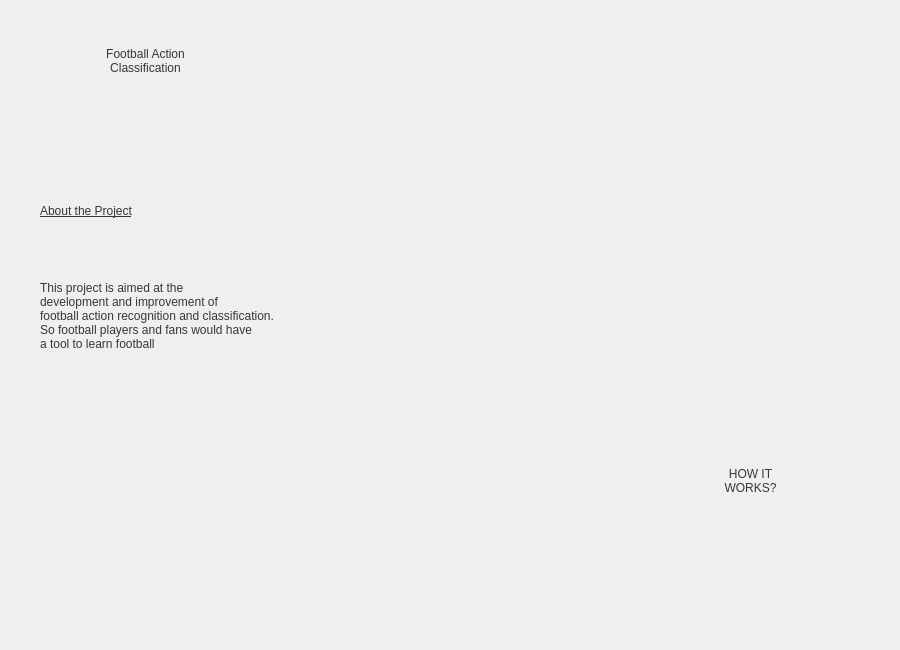
<?xml version="1.0" encoding="UTF-8"?>
<ui version="4.0">
 <class>Dialog</class>
 <widget class="QDialog" name="Dialog">
  <property name="geometry">
   <rect>
    <x>0</x>
    <y>0</y>
    <width>900</width>
    <height>650</height>
   </rect>
  </property>
  <property name="windowTitle">
   <string>Dialog</string>
  </property>
  <widget class="QWidget" name="backgroundwidget" native="true">
   <property name="geometry">
    <rect>
     <x>0</x>
     <y>0</y>
     <width>901</width>
     <height>651</height>
    </rect>
   </property>
   <property name="styleSheet">
    <string notr="true">QWidget#widget{ 
background-color: qlineargradient(spread:pad, x1:0.384211, y1:0.023, x2:0.768, y2:1, stop:0 rgba(29, 30, 73, 255), stop:1 rgba(39, 41, 100, 255));}</string>
   </property>
   <widget class="QLabel" name="backgroundPhoto">
    <property name="geometry">
     <rect>
      <x>0</x>
      <y>-30</y>
      <width>900</width>
      <height>700</height>
     </rect>
    </property>
    <property name="styleSheet">
     <string notr="true"/>
    </property>
    <property name="text">
     <string/>
    </property>
    <property name="pixmap">
     <pixmap>../Media/Des3.png</pixmap>
    </property>
    <property name="scaledContents">
     <bool>true</bool>
    </property>
   </widget>
   <widget class="QPushButton" name="howItWorksButton">
    <property name="geometry">
     <rect>
      <x>650</x>
      <y>420</y>
      <width>201</width>
      <height>121</height>
     </rect>
    </property>
    <property name="styleSheet">
     <string notr="true">QPushButton {
	border-radius: 20px;
	background-color: qlineargradient(spread:pad, x1:0.384211, y1:0.023, x2:0.768, 		y2:1, stop:0 rgba(0, 0, 0, 15), stop:1 rgba(0, 0, 0, 15));

	font: 70 19pt &quot;Century Gothic&quot;; color: rgba(54, 54, 54)
}

QPushButton:hover{
	background-color: rgba(73, 96, 96);
}
QPushButton:pressed{
	background-color: rgba(54, 54, 54);
}</string>
    </property>
    <property name="text">
     <string>HOW IT
WORKS?</string>
    </property>
   </widget>
   <widget class="QPushButton" name="FACButton">
    <property name="geometry">
     <rect>
      <x>10</x>
      <y>10</y>
      <width>271</width>
      <height>101</height>
     </rect>
    </property>
    <property name="cursor">
     <cursorShape>PointingHandCursor</cursorShape>
    </property>
    <property name="styleSheet">
     <string notr="true">QPushButton {
	border-radius: 20px;
	background-color: qlineargradient(spread:pad, x1:0.384211, y1:0.023, x2:0.768, 		y2:1, stop:0 rgba(0, 0, 0, 15), stop:1 rgba(0, 0, 0, 15));

	font: 75 22pt &quot;Century Gothic&quot;; color: rgba(54, 54, 54)
}

QPushButton:hover{
	background-color: rgba(73, 96, 96);
}
QPushButton:pressed{
	background-color: rgba(54, 54, 54);
}</string>
    </property>
    <property name="text">
     <string>Football Action
Classification</string>
    </property>
   </widget>
   <widget class="QLabel" name="label">
    <property name="geometry">
     <rect>
      <x>40</x>
      <y>150</y>
      <width>591</width>
      <height>331</height>
     </rect>
    </property>
    <property name="styleSheet">
     <string notr="true">font: 70 12pt &quot;Century Gothic&quot;; color: rgba(54, 54, 54);</string>
    </property>
    <property name="text">
     <string>This project is aimed at the
development and improvement of
football action recognition and classification. 
So football players and fans would have 
a tool to learn football</string>
    </property>
   </widget>
   <widget class="QLabel" name="label_2">
    <property name="geometry">
     <rect>
      <x>40</x>
      <y>190</y>
      <width>271</width>
      <height>41</height>
     </rect>
    </property>
    <property name="styleSheet">
     <string notr="true">font: 70 18pt &quot;Century Gothic&quot;; color: rgba(54, 54, 54);;
text-decoration: underline;</string>
    </property>
    <property name="text">
     <string>About the Project</string>
    </property>
   </widget>
  </widget>
 </widget>
 <resources>
  <include location="background.qrc"/>
 </resources>
 <connections/>
</ui>
